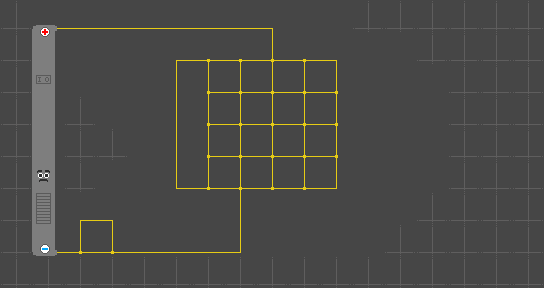

Tiled map render using the project's own tile images. Description and the map definition, with tile-layer contents summarised, below:
An orthogonal 17x9 tile map with 32x32 px tiles, 1 tile layer (Tile Layer 1).

<map version="1.0" orientation="orthogonal" renderorder="left-down" width="17" height="9" tilewidth="32" tileheight="32" nextobjectid="1">
 <tileset firstgid="1" source="tileset.tsx" />
 <layer name="Tile Layer 1" width="17" height="9">
  <data>[153 cells, 153 non-empty, 20 distinct tile ids]</data>
 </layer>
</map>